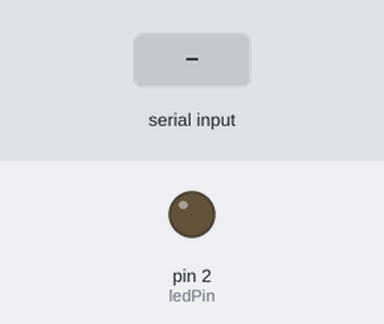
Bench run of a sketch on a simulated Arduino Uno, built with avr-gcc and run on an emulated ATmega328P. On the bench: output pins drawn as LEDs (lit = HIGH). The test bench sets the inputs (shaded band).

Above: at 1.2 s.
1.3 s: "on" received over Serial
At 2.9 s:
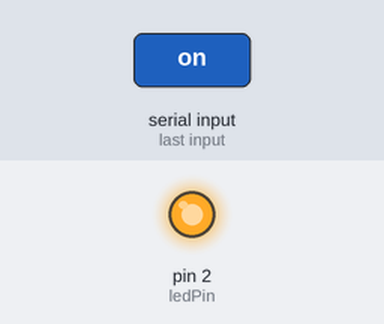
3.8 s: "off" received over Serial
At 6.0 s:
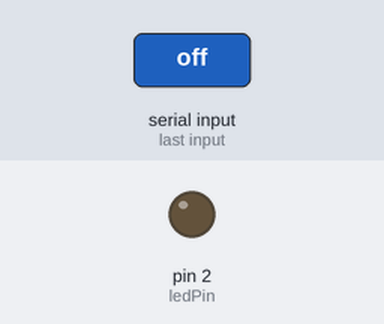
Timing chart, 0 to 7.5 s (numbered marks = the images above; inputs shaded):
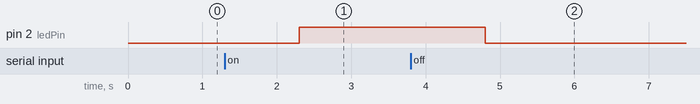

Measured:
- after the input at 1.3 s, pin 2 (ledPin): LOW → HIGH after 1.0 s
- after the input at 3.8 s, pin 2 (ledPin): HIGH → LOW after 1.0 s

The sketch:

serial_monitor.ino
```cpp
int ledPin = 2;
void setup() {
  // put your setup code here, to run once:
  Serial.begin(115200);
  pinMode(2, OUTPUT);
}

void loop() {
  // put your main code here, to run repeatedly:

  if (Serial.available()) {
    String cmd = Serial.readString();

    if(cmd == "on") {
      digitalWrite(ledPin, HIGH);
    } else if(cmd == "off") {
      digitalWrite(ledPin, LOW);
    }
  }
}
```
